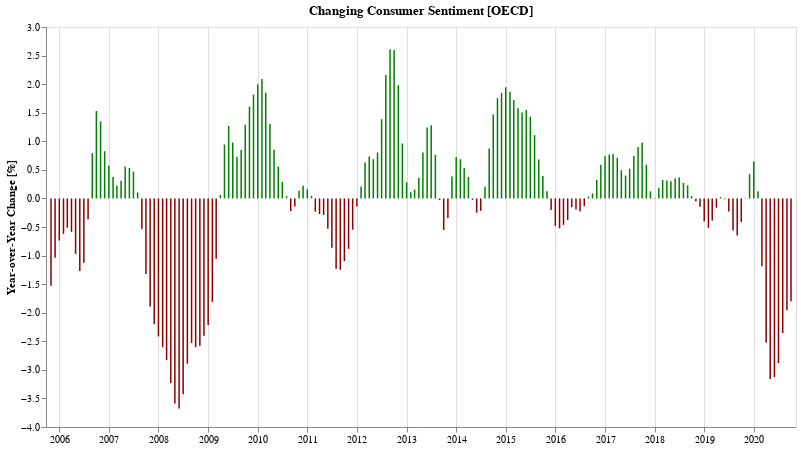

Notebook cell for this chart:
### Markdown cell above
## Has consumer sentiment gotten better or worse compared to the same time last year?

### Code cell
cUsaYoy = cUsaSubset.set_index('TIME')['Value'].pct_change(12).apply(lambda v: v * 100).reset_index()
bUsaYoy = bUsaSubset.set_index('TIME')['Value'].pct_change(12).apply(lambda v: v * 100).reset_index()

def yoyChartFor(df, label, color='navy'):
    return alt.Chart(df.dropna()[-180:]).mark_bar(width=1.5, color=f'{color}').transform_calculate(
        label=f"'{label}'",
        change_in_percent="format(datum.Value, ',.2f')",
    ).encode(
        alt.X('TIME:T', axis=alt.Axis(title='')),
        alt.Y('Value:Q', axis=alt.Axis(title='Year-over-Year Change [%]', grid=False)),
        #alt.Opacity('label:O', legend=alt.Legend(title="")),
        color=alt.condition("datum['Value'] < 0",
            alt.value('darkred'),
            alt.value(color)
        ),
        tooltip=[alt.Tooltip('TIME:T', title='Date', format='%b %Y'), alt.Tooltip('label:O'), alt.Tooltip('change_in_percent:O')]
    ).properties(
        title=f"Changing {label} Sentiment [OECD]",
        width=750,
        height=400
    )

cYoy = yoyChartFor(cUsaYoy, 'Consumer', 'green')
cYoy.display()

### Figure 1 — Vega-Lite specification as saved in the notebook (floating-point values rounded to 4 significant figures; data arrays with more than 128 entries replaced by an {"elided": "..."} marker saying what was removed)
{"config": {"view": {"continuousWidth": 400, "continuousHeight": 300}}, "data": {"name": "data-0eaeee075ae3f477871bb80ff359c750"}, "mark": {"type": "bar", "color": "green", "width": 1.5}, "encoding": {"color": {"condition": {"value": "darkred", "test": "datum['Value'] < 0"}, "value": "green"}, "tooltip": [{"type": "temporal", "field": "TIME", "format": "%b %Y", "title": "Date"}, {"type": "ordinal", "field": "label"}, {"type": "ordinal", "field": "change_in_percent"}], "x": {"type": "temporal", "axis": {"title": ""}, "field": "TIME"}, "y": {"type": "quantitative", "axis": {"grid": false, "title": "Year-over-Year Change [%]"}, "field": "Value"}}, "height": 400, "title": "Changing Consumer Sentiment [OECD]", "transform": [{"calculate": "'Consumer'", "as": "label"}, {"calculate": "format(datum.Value, ',.2f')", "as": "change_in_percent"}], "width": 750, "$schema": "https://vega.github.io/schema/vega-lite/v4.8.1.json", "datasets": {"data-0eaeee075ae3f477871bb80ff359c750": {"elided": "180 records"}}}
